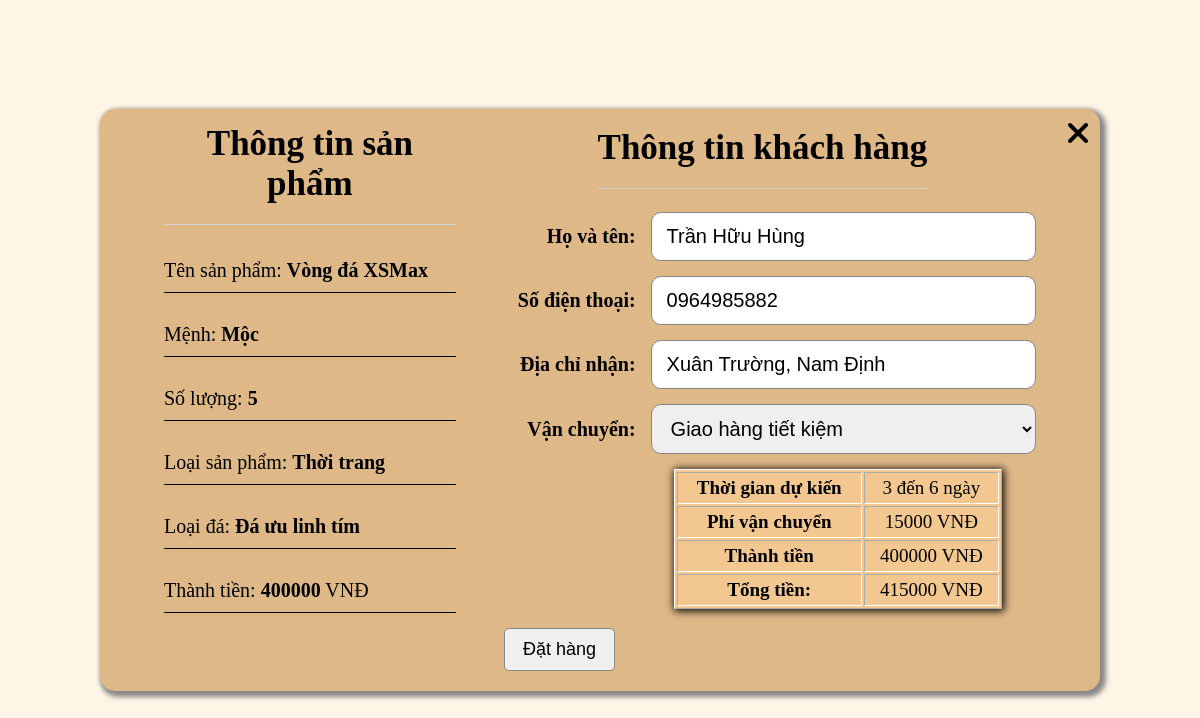
The app's page /assets/php/Manage User/buyProduct_cart.php?id_cart=71 (signed in) with its own data.
### tables this page shows
CREATE TABLE `giohang` (
  `ID_gioHang` int(11) NOT NULL,
  `donGia` int(11) NOT NULL,
  `soLuong` int(11) NOT NULL,
  `thanhTien` int(11) NOT NULL,
  `ID_TaiKhoan` int(11) NOT NULL,
  `ID_SanPham` int(11) NOT NULL,
  `trangThai` varchar(50) DEFAULT NULL
);

CREATE TABLE `sanpham` (
  `maSP` int(11) NOT NULL,
  `tenSP` varchar(100) NOT NULL,
  `gia` int(11) NOT NULL,
  `soLuong` int(11) NOT NULL,
  `loaiDa` varchar(100) NOT NULL,
  `menh` varchar(50) NOT NULL,
  `anhSP` varchar(100) NOT NULL,
  `loaiSP` varchar(50) NOT NULL
);

CREATE TABLE `taikhoan` (
  `ID` int(11) NOT NULL,
  `tenTK` varchar(50) NOT NULL,
  `matKhau` varchar(20) NOT NULL,
  `SDT` varchar(12) NOT NULL,
  `ngayTao` timestamp NOT NULL DEFAULT current_timestamp() ON UPDATE current_timestamp(),
  `diaChi` varchar(50) DEFAULT NULL,
  `avatar` varchar(100) NOT NULL,
  `gioiTinh` varchar(10) NOT NULL
);

### assets/php/Manage User/buyProduct_cart.php (the view, shortened to what this page needs)
<?php
    require '/xampp/htdocs/Web/WABSI-MIA/connect.php';
    if(isset($_GET['id_cart'])){
        $id_cart = $_GET['id_cart'];
    }
?>
<!DOCTYPE html>
<html lang="en">
<head>
    <link rel="stylesheet" href="https://cdnjs.cloudflare.com/ajax/libs/font-awesome/6.0.0-beta2/css/all.min.css">
</head>
<body>
    <div class="form_onTop">
        <div class="layout">
            <form method='post' class='form_buyProduct'>
                <div class="form_allInfo">
                    <?php
                        $sql_allInfo = "SELECT * , sanpham.soLuong as soLuongTon, giohang.soLuong as soLuongMua FROM taikhoan, sanpham, giohang
                                        WHERE (giohang.ID_gioHang = {$id_cart} and giohang.ID_TaiKhoan = taikhoan.ID and giohang.ID_SanPham = sanpham.maSP)";
                        $result_allInfo = $conn->query($sql_allInfo);
                        if($result_allInfo->num_rows>0){
                            $row_allInfo = $result_allInfo->fetch_assoc();
                            ?>
                                <div class="form_infoProduct">
                                    <?php
                                        echo "<h1 class='title_info'>Thông tin sản phẩm</h1>";
                                        echo "<div class='content_product'>";
                                            echo "<p>Tên sản phẩm: <b>{$row_allInfo['tenSP']}</b></p>";
                                            echo "<p>Mệnh: <b>{$row_allInfo['menh']}</b></p>";
                                            echo "<p>Số lượng: <b>{$row_allInfo['soLuongMua']}</b></p>";
                                            echo "<p>Loại sản phẩm: <b>{$row_allInfo['loaiSP']}</b></p>";
                                            echo "<p>Loại đá: <b>{$row_allInfo['loaiDa']}</b></p>";
                                            echo "<p>Thành tiền: <b>{$row_allInfo['thanhTien']}</b> VNĐ</p>";
                                        echo "</div>";
                                    ?>
                                </div>
                                <div class="form_insertInfoBill">
                                    <?php
                                        echo "<h1 class='title_info'>Thông tin khách hàng</h1>";
                                        echo "<div class='item_formInsert'>";
                                            echo "<p>Họ và tên: </p>";
                                            echo "<input type='text' required class = 'checkNameUser_bill' name='name_customer' value='{$row_allInfo['tenTK']}'>";
                                        echo "</div>";
                                        echo "<div class='item_formInsert'>";
                                            echo "<p>Số điện thoại: </p>";
                                            echo "<input type='text' required class = 'checkNumberPhoneUser_bill' name='telephone_customer' value='{$row_allInfo['SDT']}'>";
                                        echo "</div>";
                                        echo "<div class='item_formInsert'>";
                                            echo "<p>Địa chỉ nhận: </p>";
                                            echo "<input type='text' required class = 'checkAddressUser_bill' name='address_customer' value='{$row_allInfo['diaChi']}'>";
                                        echo "</div>";
                                        echo "<div class='item_formInsert'>";
                                            $sql_infoship = "SELECT * FROM giaohang";
                                            $result_infoShip = $conn->query($sql_infoship);
                                            if($result_infoShip->num_rows>0){
                                                echo "<p>Vận chuyển: </p>";
                                                echo "<select name='delivery_unit' class='delivery_unit'>";
                                                while($row_infoShip = $result_infoShip->fetch_assoc()){
                                                    echo "<option value='{$row_infoShip['ID_dvi']}-{$row_infoShip['phiGH']}-{$row_infoShip['thoigianGH']}'>{$row_infoShip['tenDvi']}</option>";
                                                }
                                                echo "</select>";
                                            }
                                        echo "</div>";
                                        echo "<div class=' infoShip'>";
                                            echo "<table border=1px>";
                                                echo "<tr>
                                                        <th>Thời gian dự kiến</th>
                                                        <td><span class='timeShip'></span></td>
                                                      </tr>";
                                                echo "<tr>
                                                        <th>Phí vận chuyển</th>
                                                        <td><span class='priceShip'></span> VNĐ</td>
                                                    </tr>";
                                                echo "<tr>
                                                        <th>Thành tiền</th>
                                                        <td>{$row_allInfo['thanhTien']} VNĐ</td>
                                                    </tr>";
                                                echo "<tr>
                                                        <th>Tổng tiền:</th>
                                                        <td><span class='allMoney'></span> VNĐ</td>
                                                    </tr>";
                                            echo "</table>";
                                        echo "</div>";
                                    ?>
                                </div>
                            <?php
                        }
                    ?>
                </div>
                <input type="submit" name='submit_order' class='submit_form' value='Đặt hàng'>
            </form>
            <a href='../manage_account.php?id_active=3'><i style='font-size: 2rem' class='fas fa-times icon_close'></i></a>
        </div>
    </div>
</body>
</html>

### assets/php/Manage User/buyProduct_cart.php (style rules this page uses)
body { background-color: #FFEFD5; }
.form_onTop { position: fixed; inset: 0; display: flex; justify-content: space-between; align-items: center; }
h1 { margin-top: 5px; text-align: center; }
.layout { position: relative; width: 80% ; margin: 0 auto; background-color: #DEB887; border-radius: 15px; padding: 0 20px; z-index: 2; box-shadow: 3px 3px 5px 3px #888888; }
.form_allInfo { width: 95%; margin: 0 auto; display: flex; justify-content: space-between; align-items: center; }
.title_info { font-size: 35px; padding-bottom: 20px; border-bottom: 1px solid #d3d3d3; }
.form_infoProduct { width: 32%; padding: 10px 20px ; }
.content_product p { font-size: 20px; margin: 20px 0 0; padding: 10px 0; border-bottom: 1px solid black; }
.form_insertInfoBill { width: 60%; padding: 10px 20px 10px 0; display: flex; align-items: center; flex-direction: column; }
.item_formInsert { width: 100%; margin: 0 auto 15px; display:flex; align-items: center; }
.item_formInsert p { width: 25%; margin: 0 0 0 10px; padding-right: 15px; font-size: 20px; font-weight: bold; text-align: end; }
.item_formInsert input, .item_formInsert select { flex:1; padding: 12px 15px; font-size: 20px; border: 1px solid #888888; border-radius: 10px; }
.submit_form { display:table; margin: 5px auto 20px 40%; padding: 10px 18px; font-size: 18px; border-radius: 5px; border: 1px solid #888888; }
.infoShip { width: 60%; margin: 0 auto 0 185px; font-size: 19px; }
.infoShip table { width: 100%; text-align: center; background-color: #f3c890; border-color: white; box-shadow: 1px 1px 8px 1px black; }
.infoShip th, .infoShip td { padding: 4px 6px; }
.icon_close { position: absolute; top:8px; cursor: pointer; right: 12px; color: black; z-index: 5; }

### records on screen
giohang: ID_SanPham.tenSP "Vòng đá XSMax", ID_SanPham.menh "Mộc", soLuong "5", ID_SanPham.loaiSP "Thời trang", ID_SanPham.loaiDa "Đá ưu linh tím", thanhTien "400000", name_customer "Trần Hữu Hùng", telephone_customer "0964985882", address_customer "Xuân Trường, Nam Định"

### other values on screen
form field delivery_unit "Giao hàng tiết kiệm"
